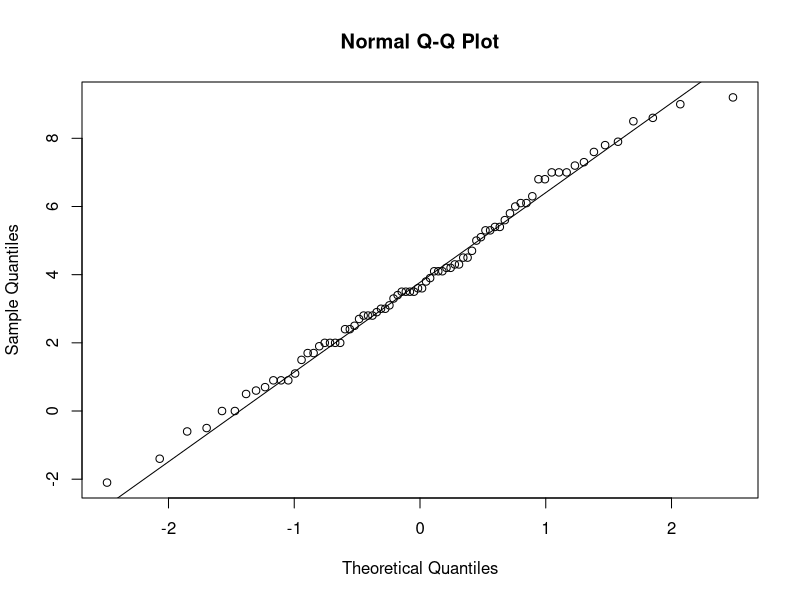
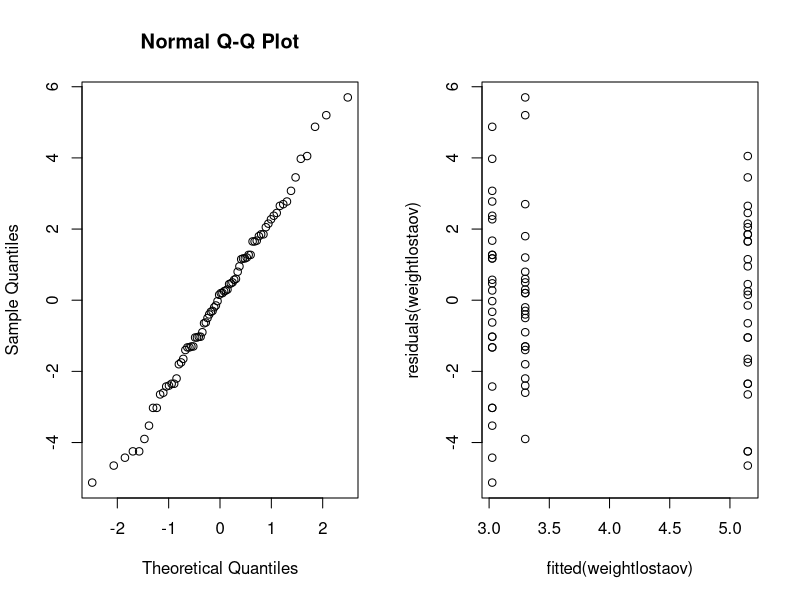

Here is the R script that generated these plots, in order:
## ---- chunk 1
knitr::opts_chunk$set(echo = TRUE)
library(glue)
## ---- chunk 2
data = read.table('../data/diet.txt', header=TRUE)

weight.lost = data$preweight - data$weight6weeks
data = cbind(data,weight.lost)

pre = data$preweight
post = data$weight6weeks
age = data$age
## ---- chunk 3
qqnorm(weight.lost); qqline(weight.lost)
shapiro.test(weight.lost)
## ---- chunk 4
t.test(pre,post,paired=TRUE)
## ---- chunk 5
data$diet = as.factor(data$diet)
df = data[c("weight.lost","diet")]; df
is.factor(df$diet); is.numeric(df$diet)
## ---- chunk 6
weightlostaov = lm(weight.lost~diet,data=df)
anova(weightlostaov)
summary(weightlostaov)
confint(weightlostaov)
## ---- chunk 7
par(mfrow=c(1,2)); qqnorm(residuals(weightlostaov))
plot(fitted(weightlostaov),residuals(weightlostaov))
## ---- chunk 8
kruskal.test(weight.lost, df$diet)
